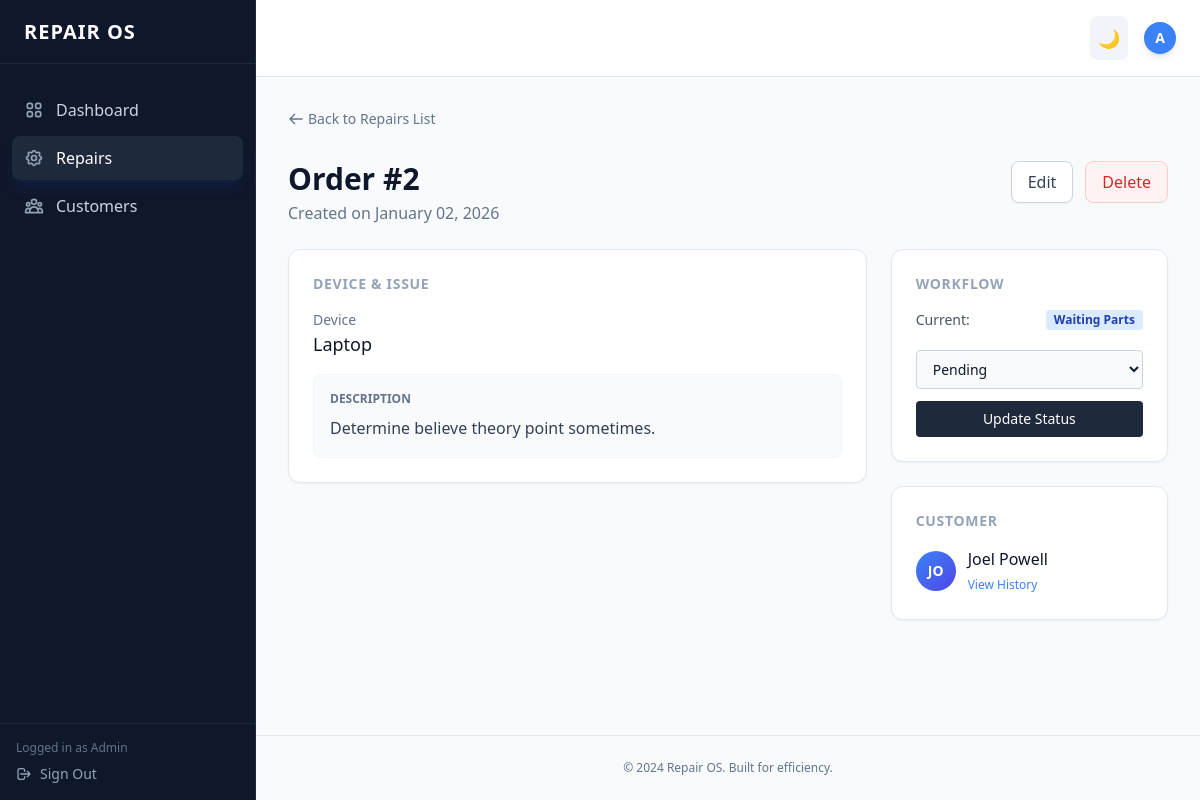
The page /repairs/view/2 (signed in) on the database its author committed.
### app/models/repair.py (models this page shows)
class RepairOrder(db.Model):
    id = db.Column(db.Integer, primary_key=True)
    customer_id = db.Column(db.Integer, db.ForeignKey('customer.id'), nullable=False)
    device = db.Column(db.String(100), nullable=False)
    issue_description = db.Column(db.Text, nullable=False)
    status = db.Column(db.String(50), default='Pending')
    created_at = db.Column(db.DateTime, server_default=db.func.now())
    customer = db.relationship('Customer', backref=db.backref('repair_orders', lazy=True))

### app/models/customer.py (models this page shows)
class Customer(db.Model):
    id = db.Column(db.Integer, primary_key=True)
    name = db.Column(db.String(100), nullable=False)
    email = db.Column(db.String(120), unique=True, nullable=True)
    phone = db.Column(db.String(20), nullable=False)
    created_at = db.Column(db.DateTime, server_default=db.func.now())

### app/routes/repair_order.py (the view)
@repair_bp.route("/view/<int:id>")
def view_repair(id):
    if "user_id" not in session:
        return redirect(url_for("auth.login"))
    repair = RepairOrder.query.get_or_404(id)
    return render_template("repairs/detail.html", repair=repair)

### app/templates/repairs/detail.html (shortened to what this page needs)
{% extends "base.html" %}
{% block content %}
<div class="max-w-5xl mx-auto space-y-6">
    <a href="{{ url_for('repair.list_repairs') }}" class="inline-flex items-center text-sm text-slate-500 hover:text-blue-600 transition mb-2">
        <svg class="w-4 h-4 mr-1" fill="none" stroke="currentColor" viewBox="0 0 24 24"><path stroke-linecap="round" stroke-linejoin="round" stroke-width="2" d="M10 19l-7-7m0 0l7-7m-7 7h18"></path></svg>
        Back to Repairs List
    </a>
    <div class="flex justify-between items-start">
        <div>
            <h1 class="text-3xl font-bold text-slate-900 dark:text-white">Order #{{ repair.id }}</h1>
            <p class="text-slate-500 mt-1">Created on {{ repair.created_at.strftime('%B %d, %Y') }}</p>
        </div>
        <div class="flex gap-3">
            <a href="{{ url_for('repair.edit_repair', id=repair.id) }}" class="px-4 py-2 bg-white dark:bg-slate-800 border border-slate-300 dark:border-slate-700 text-slate-700 dark:text-slate-200 rounded-lg hover:bg-slate-50 dark:hover:bg-slate-700 transition shadow-sm font-medium">
                Edit
            </a>
            <form action="{{ url_for('repair.delete_repair', id=repair.id) }}" method="POST" onsubmit="return confirm('Delete this repair order?');">
                <button type="submit" class="px-4 py-2 bg-red-50 dark:bg-red-900/20 text-red-600 dark:text-red-400 border border-red-200 dark:border-red-900 rounded-lg hover:bg-red-100 dark:hover:bg-red-900/40 transition font-medium">
                    Delete
                </button>
            </form>
        </div>
    </div>
    <div class="grid grid-cols-1 md:grid-cols-3 gap-6">
        <div class="md:col-span-2 space-y-6">
            <div class="bg-white dark:bg-slate-900 p-6 rounded-xl shadow-sm border border-slate-200 dark:border-slate-800">
                <h3 class="text-sm font-bold text-slate-400 uppercase tracking-wider mb-4">Device & Issue</h3>
                <div class="space-y-4">
                    <div>
                        <span class="block text-sm text-slate-500">Device</span>
                        <span class="text-lg font-medium text-slate-900 dark:text-white">{{ repair.device }}</span>
                    </div>
                    <div class="bg-slate-50 dark:bg-slate-800 p-4 rounded-lg border border-slate-100 dark:border-slate-700">
                        <span class="block text-xs text-slate-500 uppercase font-bold mb-2">Description</span>
                        <p class="text-slate-700 dark:text-slate-300 leading-relaxed">{{ repair.issue_description }}</p>
                    </div>
                </div>
            </div>
        </div>
        <div class="space-y-6">
            <div class="bg-white dark:bg-slate-900 p-6 rounded-xl shadow-sm border border-slate-200 dark:border-slate-800">
                <h3 class="text-sm font-bold text-slate-400 uppercase tracking-wider mb-4">Workflow</h3>
                <form method="post" action="{{ url_for('repair.update_repair_status', id=repair.id) }}">
                    <div class="space-y-3">
                        <div class="flex items-center justify-between mb-2">
                             <span class="text-sm text-slate-600 dark:text-slate-400">Current:</span>
                             <span class="px-2 py-0.5 rounded text-xs font-bold
                                {% if repair.status == 'Pending' %}bg-yellow-100 text-yellow-800{% elif repair.status == 'Completed' %}bg-green-100 text-green-800{% else %}bg-blue-100 text-blue-800{% endif %}">
                                {{ repair.status }}
                             </span>
                        </div>
                        <select name="status" class="w-full px-3 py-2 rounded border border-slate-300 dark:border-slate-700 bg-slate-50 dark:bg-slate-800 text-sm dark:text-white">
                            <option {% if repair.status == 'Pending' %}selected{% endif %}>Pending</option>
                        </select>
                        <button class="w-full bg-slate-800 hover:bg-slate-700 text-white py-2 rounded text-sm font-medium transition">
                            Update Status
                        </button>
                    </div>
                </form>
            </div>
            <div class="bg-white dark:bg-slate-900 p-6 rounded-xl shadow-sm border border-slate-200 dark:border-slate-800">
                <h3 class="text-sm font-bold text-slate-400 uppercase tracking-wider mb-4">Customer</h3>
                <div class="flex items-center gap-3">
                    <div class="w-10 h-10 rounded-full bg-gradient-to-br from-blue-500 to-indigo-600 flex items-center justify-center text-white font-bold text-sm">
                        {{ repair.customer.name[:2].upper() }}
                    </div>
                    <div>
                        <p class="font-medium text-slate-900 dark:text-white">{{ repair.customer.name }}</p>
                        <a href="{{ url_for('repair.repairs_by_customer', customer_id=repair.customer.id) }}" class="text-xs text-blue-500 hover:underline">View History</a>
                    </div>
                </div>
            </div>
        </div>
    </div>
</div>
{% endblock %}

### rows shown on the page
RepairOrder: id "2", created_at "January 02, 2026", device "Laptop", issue_description "Determine believe theory point sometimes.", status "Waiting Parts"
Customer: customer "JO", customer.name "Joel Powell"
